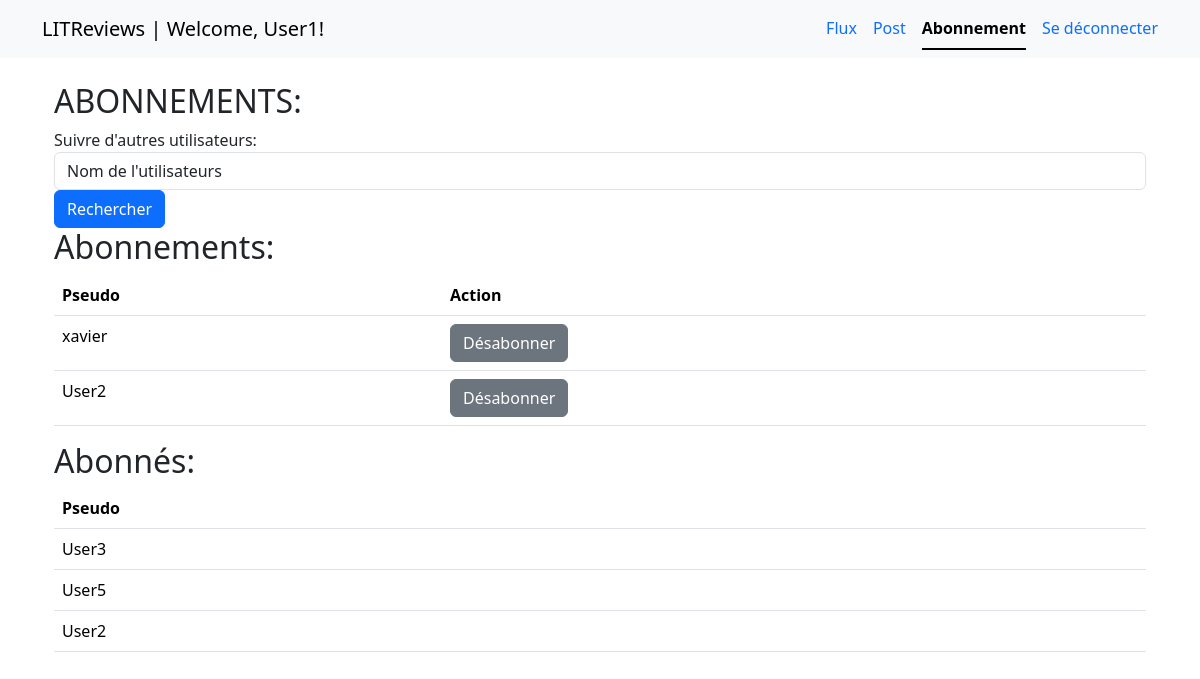
Page /LITReviews/subscription/ (signed in) on the earlier database version.
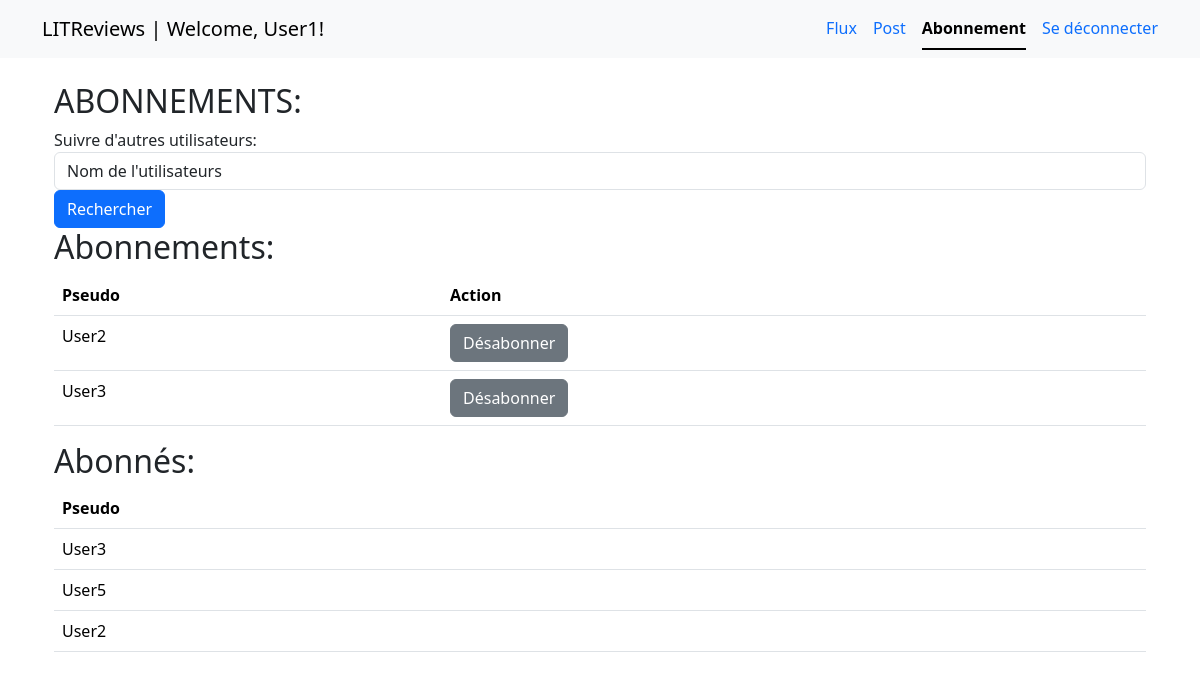
Same page on the later database version.
### LITReviews/models.py (models this page shows, shortened)
class UserFollows(models.Model):
    user = models.ForeignKey(
        to=settings.AUTH_USER_MODEL, on_delete=models.CASCADE, related_name="following"
    )
    followed_user = models.ForeignKey(
        to=settings.AUTH_USER_MODEL, on_delete=models.CASCADE, related_name="followers"
    )
    class Meta:
        unique_together = (
            "user",
            "followed_user",
        )

### accounts/models.py (models this page shows)
class User(AbstractUser):
    pass

### LITReviews/views.py (the view, shortened to what this page needs)
# urls.py: path("LITReviews/subscription/", views.subscription_view, name="subscription"),
@login_required
def subscription_view(request):
    error = False
    error_message = ""
    user = request.user
    followed_users = UserFollows.objects.filter(user=user.id)
    followers = UserFollows.objects.filter(followed_user=user.id)
    users = User.objects.all()
    search_users = None
    context = {
        "search_users": search_users,
        "followers": followers,
        "followed_users": followed_users,
        "users": users,
        "error": error,
        "error_message": error_message,
    }
    return render(request, "LITReviews/subscription.html", context)

### LITReviews/templates/LITReviews/subscription.html (shortened to what this page needs)
{% extends 'LITReviews/base.html' %}
{% block content %}
<div class="container">
  <h2>ABONNEMENTS:</h2>
  <form method="POST" action="{% url 'subscription' %}">
    <div class="form-group">
      <label for="searchs">Suivre d'autres utilisateurs:</label>
      <input list="searchs" type="text" class="form-control" id="search" name="searchs" value="Nom de l'utilisateurs" required onfocus="this.value = '';">
    </div>
    <button type="submit" class="btn btn-primary">Rechercher</button>
  </form>
  <div class="abonnement">
    {% if followed_users %}
    <h2>Abonnements:</h2>
    <table class="table">
      <thead>
        <tr>
          <th>Pseudo</th>
          <th>Action</th>
        </tr>
      </thead>
      <tbody>
        {% for user in followed_users %}
        <tr>
          <td>{{ user.followed_user.username }}</td>
          <td>
            <form method="POST" action="{% url 'unfollow-user' %}">
              <button type="submit" class="btn btn-secondary">Désabonner</button>
            </form>
          </td>
        </tr>
        {% endfor %}
      </tbody>
    </table>
    {% endif %}
    {% if followers %}
    <h2>Abonnés:</h2>
    <table class="table">
      <thead>
        <tr>
          <th>Pseudo</th>
        </tr>
      </thead>
      <tbody>
        {% for user in followers %}
        <tr>
          <td>{{ user.user.username }}</td>
        </tr>
        {% endfor %}
      </tbody>
    </table>
    {% endif %}
  </div>
</div>
{% endblock %}

Differences in the rows shown:
removed UserFollows: followed_user.username "xavier", shown under "Abonnements:"
added UserFollows: followed_user.username "User3", shown under "Abonnements:"
